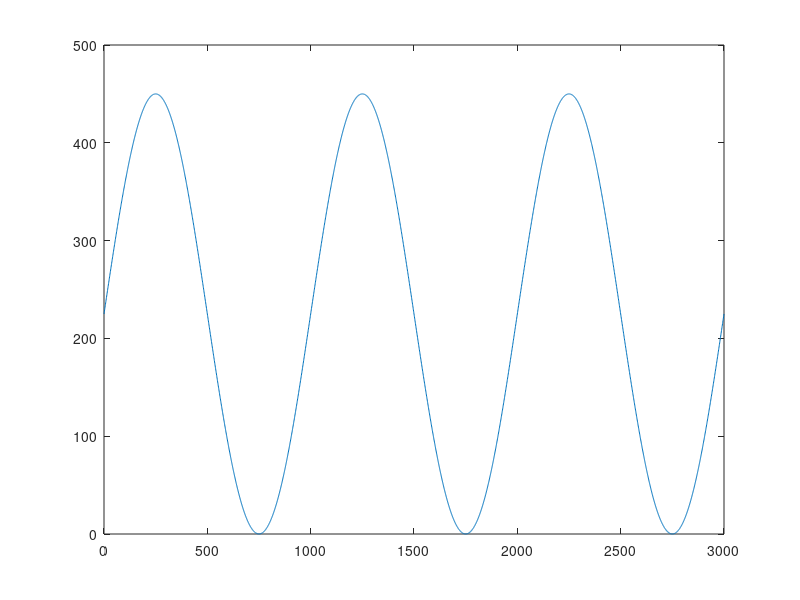

Here is the MATLAB script that generated this plot: (Note: this script raises an error after producing the figure.)




fs = 1; % Sampling frequency (samples per second) 
 dt = 1/fs; % seconds per sample 
 StopTime = 3000; % seconds 
 t = (0:dt:3000)'; % seconds 
 F = 3/3000; % Sine wave frequency (hertz) 
 data = sin(2*pi*F*t);
 data = (data+1)*225;
 plot(t,data)

f = gradient(data(:));
s = rad2deg( atan( f ) );

cline(t,data,s);
colorbar;



























